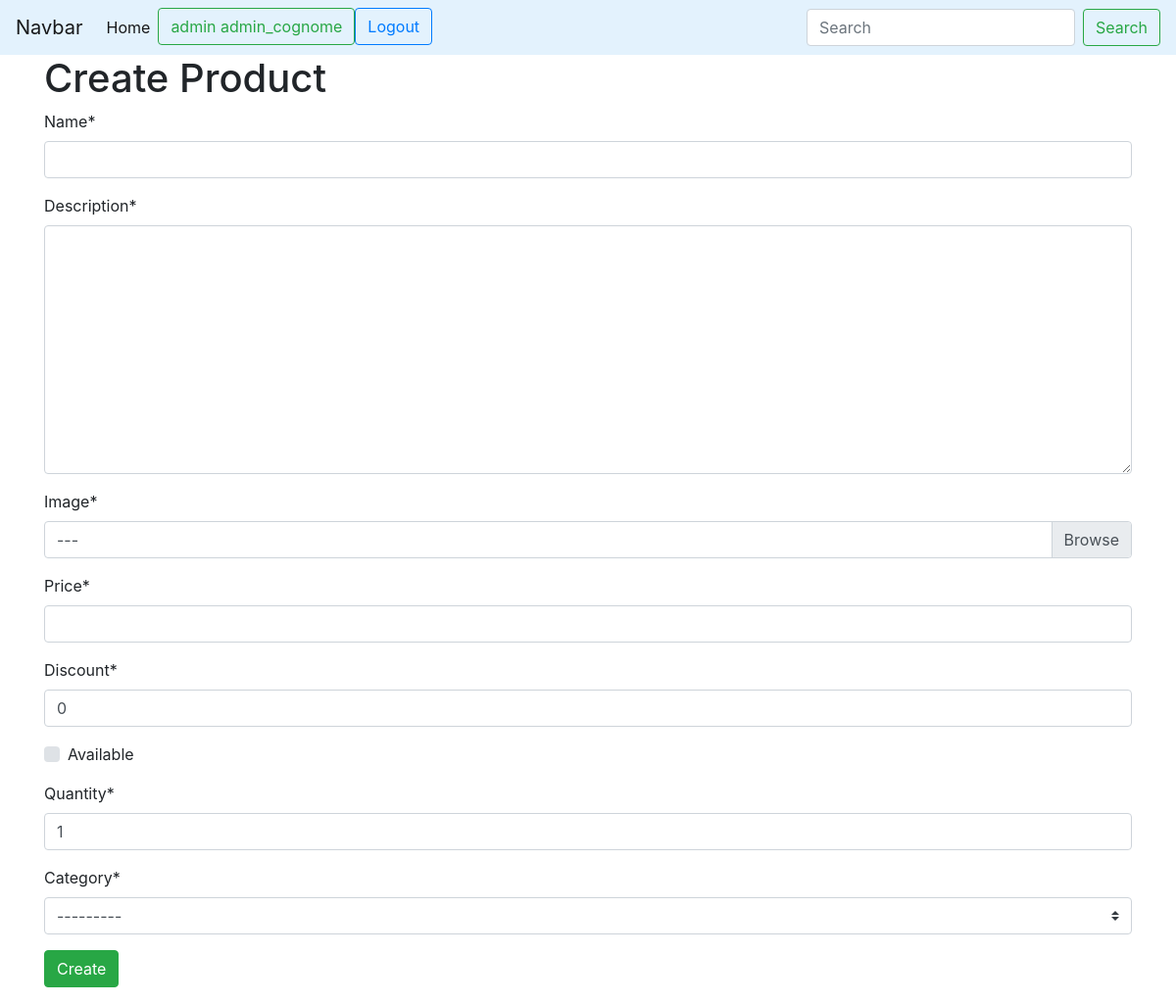
Before: /product/management/add (signed in) with the older database file.
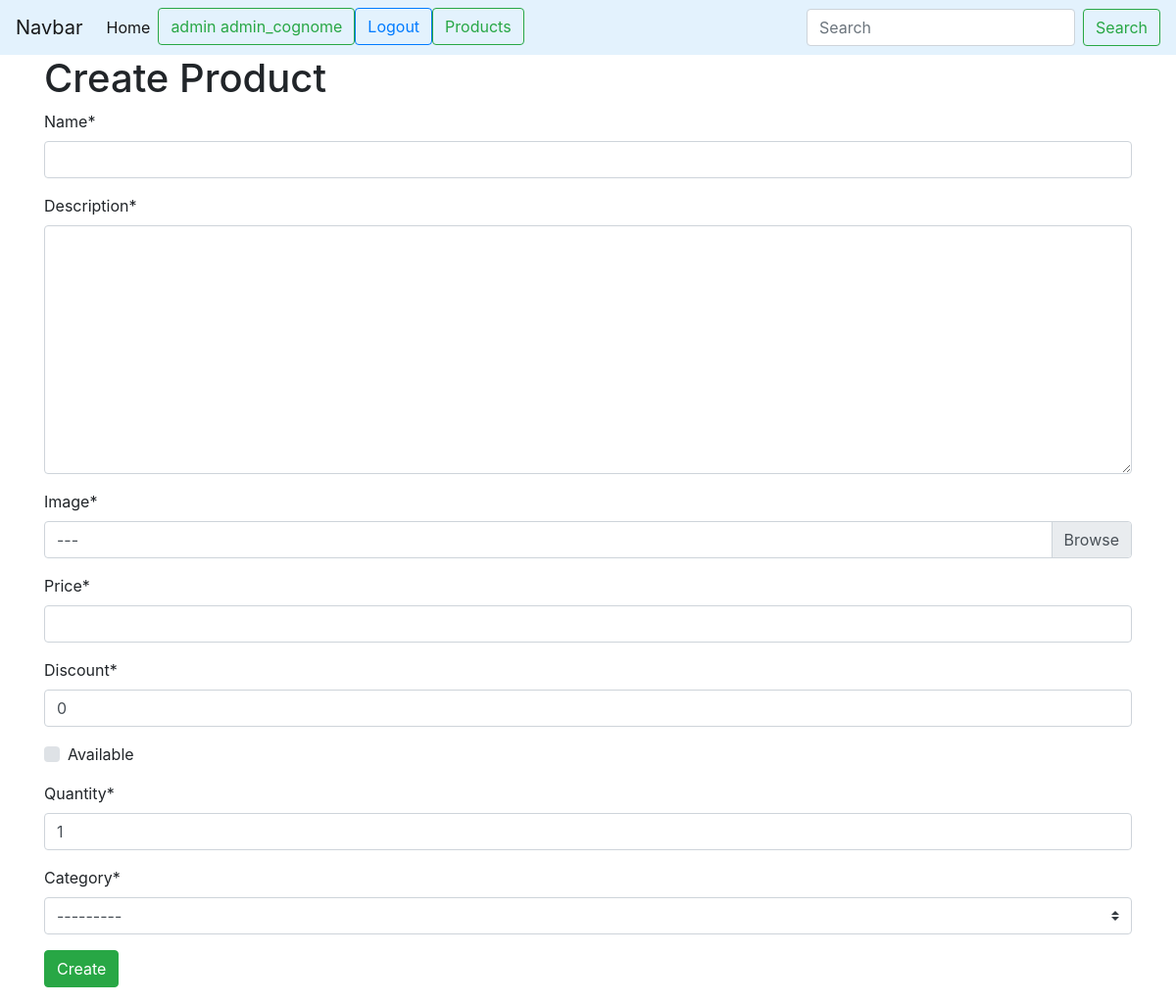
After: the same page with the newer database file.
### product_management/views.py (the view, shortened to what this page needs)
# urls.py: path('management/add', views.ProductAdd.as_view(),name='product_add'),
class ProductAdd(CreateView):
    model = Product
    template_name = 'product_setting/add.html'
    form_class = ProductCrispyForm

### product_management/forms.py
class ProductCrispyForm(SubmitButtonMixin):
    helper = FormHelper()
    helper.form_id = 'product-crispy-form'
    helper.form_method = 'POST'
    helper.add_input(Submit('submit', 'Save'))
    class Meta:
        model = Product
        fields = ('name','description','image','price','discount','description','available','quantity','category')

### product_management/templates/product_setting/add.html (shortened to what this page needs)
{% extends 'base.html' %}#
{% load static %}
{% load crispy_forms_tags %}
{% block content %}
    <div class="container">
    <h1>Create Product</h1>
    {% crispy form %}
    </div>
{% endblock %}

### templates/base.html (shortened to what this page needs)
<!doctype html>
<html lang="en">
  <head>
    <link rel="stylesheet" href="https://maxcdn.bootstrapcdn.com/bootstrap/4.0.0/css/bootstrap.min.css">
  </head>
  <body>
    <nav class="navbar navbar-expand-lg navbar-light " style="background-color: #e3f2fd;">
        <a class="navbar-brand" href="#">Navbar</a>
        <div class="collapse navbar-collapse" id="navbarSupportedContent">
            <ul class="navbar-nav mr-auto">
                <li class="nav-item active">
                    <a class="nav-link" href="{% url 'home' %}">Home </a>
                </li>
                {% if not request.user.is_authenticated %}
                    <li>
                        <a  class="btn btn-outline-success"  href="{% url 'user_management:login' %}">
                            Login
                        </a>
                    </li>
                    <li>
                        <a type="button" class="btn btn-outline-primary" href="{% url 'user_management:signup' %}">
                            Register
                        </a>
                    </li>
                {%else %}
                    <li>
                    <a  class="btn btn-outline-success"  href=" {% url 'user_management:account' %}">
                        {{ user.first_name }} {{ user.last_name }}
                    </a>
                    </li>
                    <li>
                        <a type="button" class="btn btn-outline-primary" href="{% url 'user_management:logout' %}">
                            Logout
                        </a>
                    </li>
                    {% if user.is_vendor  %}
                        <li>
                            <a  class="btn btn-outline-success"  href=" {% url 'product_management:product_management' user.id %}">
                                Products
                            </a>
                        </li>
                    {% endif %}
                {% endif %}
            </ul>
            <form class="form-inline my-2 my-lg-0">
                <input class="form-control mr-sm-2" type="search" placeholder="Search" aria-label="Search">
                <button class="btn btn-outline-success my-2 my-sm-0" type="submit">Search</button>
            </form>
          </div>
    </nav>
    {% block content %}
    {% endblock %}
  </body>
</html>

Changed rows visible on the page:
changed CustomUser "admin": is_vendor False → True (drawn)
Other visible differences:
text now shown: "Products"
